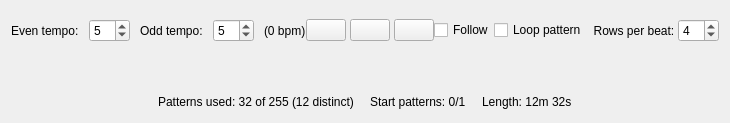
      <widget class="TrackTab" name="tabTrack">
       <property name="sizePolicy">
        <sizepolicy hsizetype="Preferred" vsizetype="Expanding">
         <horstretch>0</horstretch>
         <verstretch>0</verstretch>
        </sizepolicy>
       </property>
       <property name="focusPolicy">
        <enum>Qt::StrongFocus</enum>
       </property>
       <attribute name="title">
        <string>Track</string>
       </attribute>
       <layout class="QVBoxLayout" name="verticalLayout_4">
        <item>
         <widget class="QWidget" name="playButtonLayout" native="true">
          <property name="sizePolicy">
           <sizepolicy hsizetype="Preferred" vsizetype="Minimum">
            <horstretch>0</horstretch>
            <verstretch>0</verstretch>
           </sizepolicy>
          </property>
          <layout class="QHBoxLayout" name="horizontalLayout_5">
           <property name="spacing">
            <number>0</number>
           </property>
           <property name="leftMargin">
            <number>0</number>
           </property>
           <property name="topMargin">
            <number>8</number>
           </property>
           <property name="rightMargin">
            <number>0</number>
           </property>
           <property name="bottomMargin">
            <number>0</number>
           </property>
           <item alignment="Qt::AlignRight">
            <widget class="QWidget" name="widget_8" native="true">
             <layout class="QHBoxLayout" name="horizontalLayout_8">
              <property name="spacing">
               <number>10</number>
              </property>
              <property name="leftMargin">
               <number>0</number>
              </property>
              <property name="topMargin">
               <number>0</number>
              </property>
              <property name="rightMargin">
               <number>0</number>
              </property>
              <property name="bottomMargin">
               <number>0</number>
              </property>
              <item>
               <widget class="QLabel" name="labelEvenTempo">
                <property name="text">
                 <string>Even tempo:</string>
                </property>
               </widget>
              </item>
              <item>
               <widget class="QSpinBox" name="spinBoxEvenTempo">
                <property name="minimum">
                 <number>1</number>
                </property>
                <property name="value">
                 <number>5</number>
                </property>
               </widget>
              </item>
              <item>
               <widget class="QLabel" name="labelOddTempo">
                <property name="text">
                 <string>Odd tempo:</string>
                </property>
               </widget>
              </item>
              <item>
               <widget class="QSpinBox" name="spinBoxOddTempo">
                <property name="minimum">
                 <number>1</number>
                </property>
                <property name="value">
                 <number>5</number>
                </property>
               </widget>
              </item>
              <item>
               <widget class="QLabel" name="labelBPM">
                <property name="text">
                 <string>(0 bpm)</string>
                </property>
               </widget>
              </item>
             </layout>
            </widget>
           </item>
           <item alignment="Qt::AlignHCenter">
            <widget class="QWidget" name="widget_9" native="true">
             <layout class="QHBoxLayout" name="horizontalLayout_9">
              <property name="spacing">
               <number>4</number>
              </property>
              <property name="leftMargin">
               <number>0</number>
              </property>
              <property name="topMargin">
               <number>0</number>
              </property>
              <property name="rightMargin">
               <number>0</number>
              </property>
              <property name="bottomMargin">
               <number>0</number>
              </property>
              <item>
               <widget class="QPushButton" name="pushButtonStop">
                <property name="text">
                 <string/>
                </property>
                <property name="icon">
                 <iconset resource="main.qrc">
                  <normaloff>:/graphics/stop.png</normaloff>:/graphics/stop.png</iconset>
                </property>
                <property name="iconSize">
                 <size>
                  <width>10</width>
                  <height>10</height>
                 </size>
                </property>
               </widget>
              </item>
              <item>
               <widget class="QPushButton" name="pushButtonPlayFromStart">
                <property name="text">
                 <string/>
                </property>
                <property name="icon">
                 <iconset resource="main.qrc">
                  <normaloff>:/graphics/play_from_start.png</normaloff>:/graphics/play_from_start.png</iconset>
                </property>
                <property name="iconSize">
                 <size>
                  <width>10</width>
                  <height>10</height>
                 </size>
                </property>
               </widget>
              </item>
              <item>
               <widget class="QPushButton" name="pushButtonPlay">
                <property name="icon">
                 <iconset resource="main.qrc">
                  <normaloff>:/graphics/play.png</normaloff>:/graphics/play.png</iconset>
                </property>
                <property name="iconSize">
                 <size>
                  <width>10</width>
                  <height>10</height>
                 </size>
                </property>
               </widget>
              </item>
             </layout>
            </widget>
           </item>
           <item alignment="Qt::AlignLeft">
            <widget class="QWidget" name="widget_6" native="true">
             <layout class="QHBoxLayout" name="horizontalLayout_7">
              <property name="spacing">
               <number>0</number>
              </property>
              <property name="leftMargin">
               <number>0</number>
              </property>
              <property name="topMargin">
               <number>0</number>
              </property>
              <property name="rightMargin">
               <number>0</number>
              </property>
              <property name="bottomMargin">
               <number>0</number>
              </property>
              <item>
               <widget class="QCheckBox" name="checkBoxFollow">
                <property name="text">
                 <string>Follow</string>
                </property>
               </widget>
              </item>
              <item alignment="Qt::AlignRight">
               <widget class="QCheckBox" name="checkBoxLoop">
                <property name="text">
                 <string>Loop pattern</string>
                </property>
               </widget>
              </item>
              <item>
               <widget class="QLabel" name="label_8">
                <property name="text">
                 <string>  Rows per beat: </string>
                </property>
               </widget>
              </item>
              <item>
               <widget class="QSpinBox" name="spinBoxRowsPerBeat">
                <property name="minimum">
                 <number>2</number>
                </property>
                <property name="value">
                 <number>4</number>
                </property>
               </widget>
              </item>
             </layout>
            </widget>
           </item>
          </layout>
         </widget>
        </item>
        <item>
         <widget class="QWidget" name="widget_10" native="true">
          <property name="sizePolicy">
           <sizepolicy hsizetype="Preferred" vsizetype="Expanding">
            <horstretch>0</horstretch>
            <verstretch>0</verstretch>
           </sizepolicy>
          </property>
          <layout class="QHBoxLayout" name="horizontalLayout_10">
           <item>
            <spacer name="horizontalSpacer_5">
             <property name="orientation">
              <enum>Qt::Horizontal</enum>
             </property>
             <property name="sizeHint" stdset="0">
              <size>
               <width>40</width>
               <height>20</height>
              </size>
             </property>
            </spacer>
           </item>
           <item>
            <widget class="InstrumentSelector" name="trackInstrumentSelector" native="true">
             <property name="sizePolicy">
              <sizepolicy hsizetype="Expanding" vsizetype="Preferred">
               <horstretch>0</horstretch>
               <verstretch>0</verstretch>
              </sizepolicy>
             </property>
            </widget>
           </item>
           <item alignment="Qt::AlignHCenter">
            <widget class="PatternEditor" name="trackEditor" native="true">
             <property name="sizePolicy">
              <sizepolicy hsizetype="Preferred" vsizetype="Expanding">
               <horstretch>0</horstretch>
               <verstretch>0</verstretch>
              </sizepolicy>
             </property>
            </widget>
           </item>
           <item>
            <widget class="Timeline" name="trackTimeline" native="true">
             <property name="sizePolicy">
              <sizepolicy hsizetype="Preferred" vsizetype="Expanding">
               <horstretch>0</horstretch>
               <verstretch>0</verstretch>
              </sizepolicy>
             </property>
            </widget>
           </item>
           <item>
            <spacer name="horizontalSpacer_8">
             <property name="orientation">
              <enum>Qt::Horizontal</enum>
             </property>
             <property name="sizeHint" stdset="0">
              <size>
               <width>40</width>
               <height>20</height>
              </size>
             </property>
            </spacer>
           </item>
          </layout>
         </widget>
        </item>
        <item>
         <widget class="QWidget" name="widget_5" native="true">
          <property name="sizePolicy">
           <sizepolicy hsizetype="Preferred" vsizetype="Minimum">
            <horstretch>0</horstretch>
            <verstretch>0</verstretch>
           </sizepolicy>
          </property>
          <layout class="QHBoxLayout" name="horizontalLayout_6">
           <property name="spacing">
            <number>16</number>
           </property>
           <property name="leftMargin">
            <number>0</number>
           </property>
           <property name="topMargin">
            <number>0</number>
           </property>
           <property name="rightMargin">
            <number>0</number>
           </property>
           <property name="bottomMargin">
            <number>0</number>
           </property>
           <item>
            <spacer name="horizontalSpacer_7">
             <property name="orientation">
              <enum>Qt::Horizontal</enum>
             </property>
             <property name="sizeHint" stdset="0">
              <size>
               <width>40</width>
               <height>20</height>
              </size>
             </property>
            </spacer>
           </item>
           <item>
            <widget class="QLabel" name="labelPatternsUsed">
             <property name="text">
              <string>Patterns used: 32 of 255 (12 distinct)</string>
             </property>
            </widget>
           </item>
           <item>
            <widget class="QLabel" name="labelStartPatterns">
             <property name="text">
              <string>Start patterns: 0/1</string>
             </property>
            </widget>
           </item>
           <item>
            <widget class="QLabel" name="labelTotalLength">
             <property name="text">
              <string>Length: 12m 32s</string>
             </property>
            </widget>
           </item>
           <item>
            <spacer name="horizontalSpacer_6">
             <property name="orientation">
              <enum>Qt::Horizontal</enum>
             </property>
             <property name="sizeHint" stdset="0">
              <size>
               <width>40</width>
               <height>20</height>
              </size>
             </property>
            </spacer>
           </item>
          </layout>
         </widget>
        </item>
       </layout>
      </widget>
